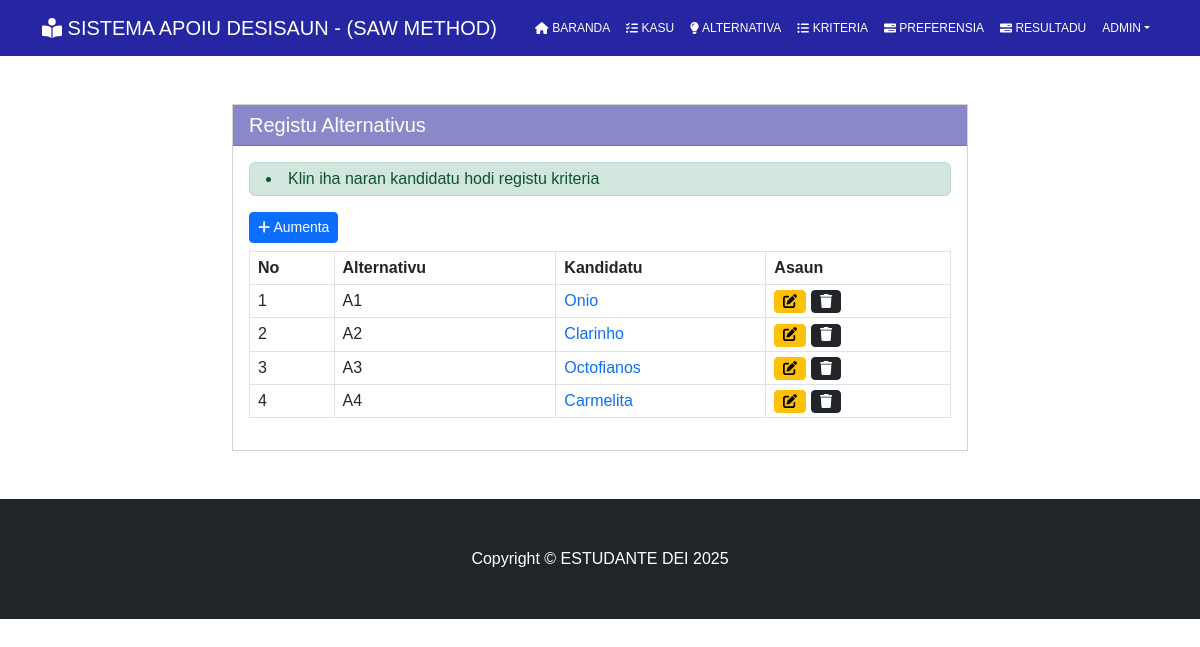
The app's page /alternativu.html with its own data.
### tables this page shows
CREATE TABLE `t_alternativu` (
  `id_alt` int(11) NOT NULL,
  `naran_alt` varchar(10) NOT NULL,
  `id_pessoa` int(11) NOT NULL
);

CREATE TABLE `t_pessoa` (
  `id_pessoa` int(11) NOT NULL,
  `naran` varchar(255) NOT NULL,
  `sexu` enum('Mane','Feto') NOT NULL,
  `data_moris` date NOT NULL,
  `id_kasu` int(11) NOT NULL,
  `abilidade` text NOT NULL,
  `nivel_edu` text NOT NULL
);

### class/class.php (called while the page is built, shortened)
<?php
class database
{
    protected $servername = 'localhost';
    protected $hostname = 'root';
    protected $password = '';
    protected $dbname = 'sad_db';
    protected $conn;
    public function __construct()
    {
        if (!isset($this->conn)) {
            $this->conn = new mysqli($this->servername, $this->hostname, $this->password, $this->dbname) ;
        }
        return $this->conn;
    }
}
class alternativu extends database
{
    public function alternativu()
    {
        $sql = "SELECT * FROM t_alternativu a, t_pessoa p, t_kasu k WHERE a.id_pessoa=p.id_pessoa AND p.id_kasu=k.id_kasu AND k.status='Y'";
        $query = $this->conn->query($sql);
        if ($query->num_rows > 0) {
            while ($row = $query->fetch_assoc()) {
                $data[] = $row;
            }
            return $data;
        }
    }
}

### modul/alternativu/alternativu.php (the view, shortened to what this page needs)
<?php
switch ($_GET['act']) {
    case 'read':
        ?>
<div class="container my-5">
    <div class="row">
        <div class="col-md-2"></div>
        <div class="col-md-8">
            <div class="card rounded-0">
                <h5 class="card-header rounded-0" id="card-head">Registu Alternativus</h5>
                <div class="card-body">
                    <div class="table-responsive">
                        <div class="">
                            <div class="alert alert-success py-1">
                                <li>Klin iha naran kandidatu hodi registu kriteria</li>
                            </div>
                        </div>
                        <div class="my-2">
                            <a href="input-alternativu.html" class="btn btn-sm btn-primary"><i class="fa fa-add"></i>
                                Aumenta</a>
                        </div>
                        <table class="table table-bordered">
                            <thead>
                                <th class="py-1">No</th>
                                <th class="py-1">Alternativu</th>
                                <th class="py-1">Kandidatu</th>
                                <th class="py-1">Asaun</th>
                            </thead>
                            <tbody>
                                <?php
                                 $no = 1;
        $al = $alt->alternativu();
        foreach ($al  as $row) {?>
                                <tr>
                                    <td class="py-1"><?= $no++; ?></td>
                                    <td class="py-1"><?= $row['naran_alt'] ?></td>
                                    <td class="py-1"><a
                                            href="detallo-krt-<?=$row['id_alt']?>-knadidatu-<?=$row['id_pessoa'] ?>.html"
                                            class="text-decoration-none"><?= $row['naran'] ?></a>
                                    </td>
                                    <td class="py-1">
                                        <a href="update-alternativu-<?=$row['id_alt']; ?>.html"
                                            class="btn btn-sm btn-warning py-0"><i class="fa fa-edit"></i>
                                        </a>
                                        <a href="modul/alternativu/aksi.php?act=delete&id=<?=$row['id_alt']; ?>"
                                            class="btn btn-sm btn-dark py-0"><i class="fa fa-trash"></i>
                                        </a>
                                    </td>
                                </tr>
                                <?php } ?>
                            </tbody>
                        </table>
                    </div>
                </div>
            </div>
        </div>
        <div class="col-md-2"></div>
    </div>
</div>
<?php break;
    case 'input': ?>
<?php } ?>

### .assets/css/local.css (style rules this page uses)
* { font-family: Arial; }
#card-head { background-color: #8989c9; color: white; }

### records on screen
t_alternativu: naran_alt "A1", id_pessoa.naran "Onio"
t_alternativu: naran_alt "A2", id_pessoa.naran "Clarinho"
t_alternativu: naran_alt "A3", id_pessoa.naran "Octofianos"
t_alternativu: naran_alt "A4", id_pessoa.naran "Carmelita"
